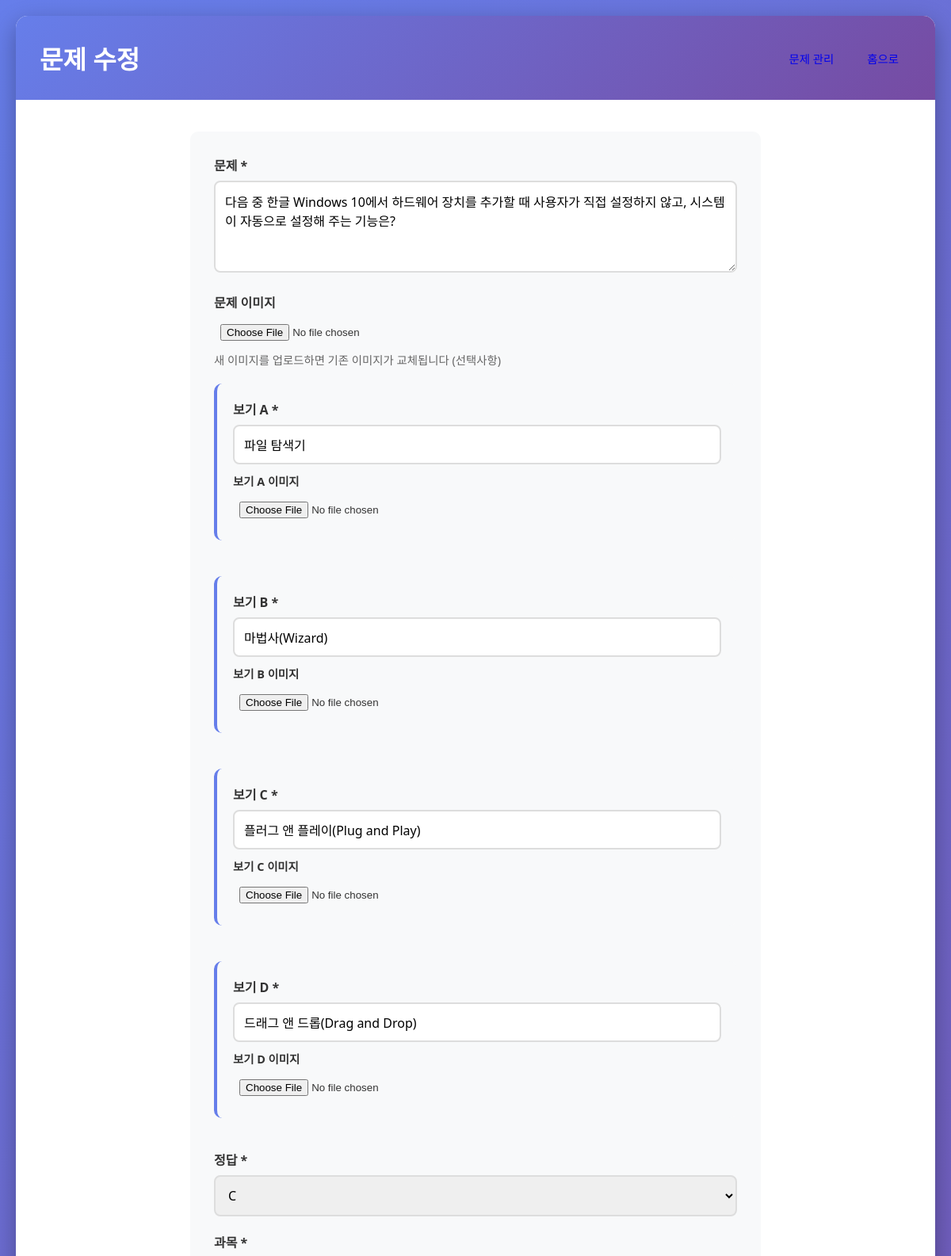
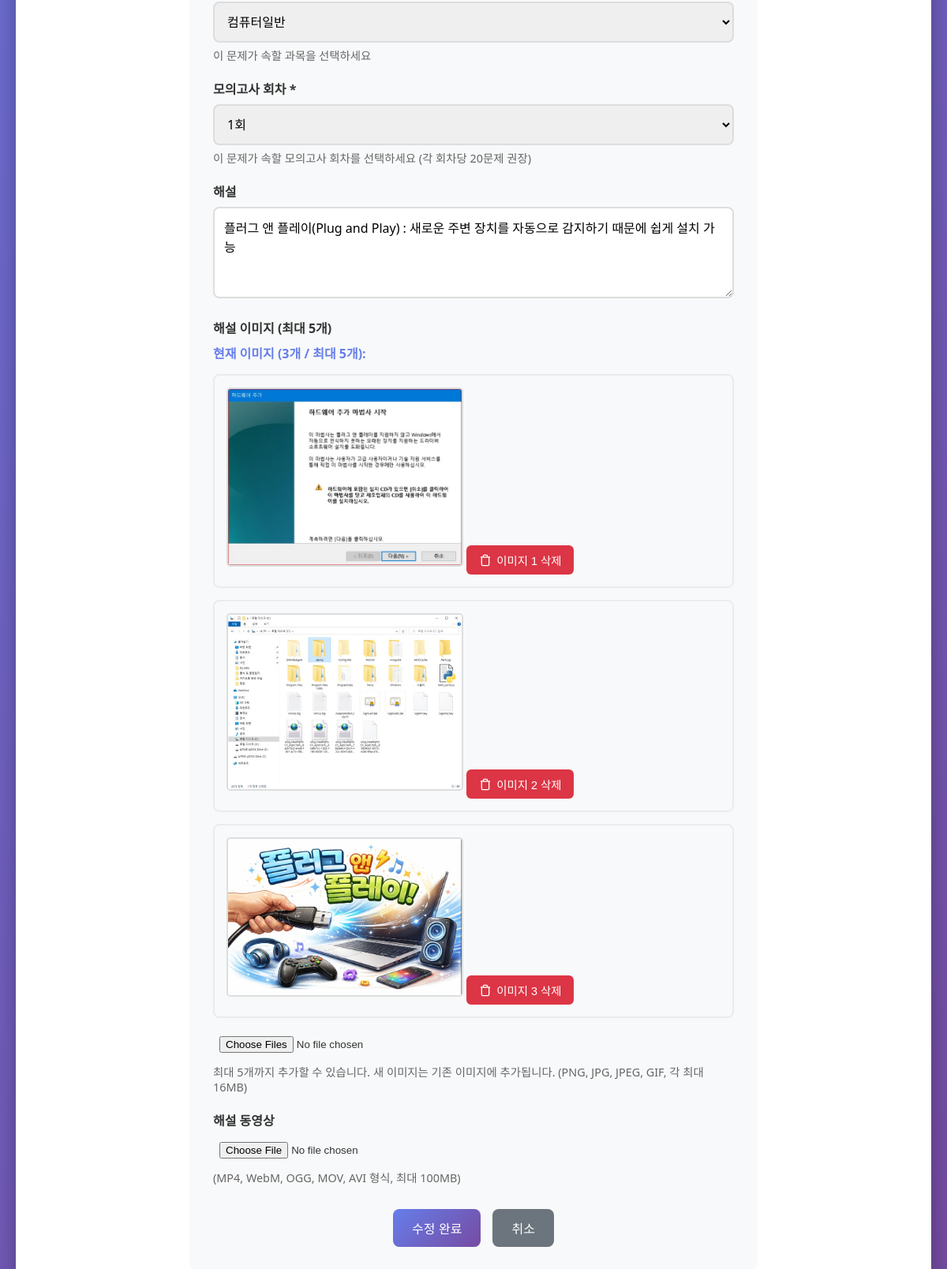
The page /admin/edit/3 on the database its author committed (2 pictures, top to bottom).
### tables this page shows
CREATE TABLE questions (
            id INTEGER PRIMARY KEY AUTOINCREMENT,
            question_text TEXT NOT NULL,
            option_a TEXT NOT NULL,
            option_b TEXT NOT NULL,
            option_c TEXT NOT NULL,
            option_d TEXT NOT NULL,
            correct_answer TEXT NOT NULL,
            explanation TEXT,
            explanation_image TEXT
        , exam_set INTEGER DEFAULT 1, question_image TEXT, option_a_image TEXT, option_b_image TEXT, option_c_image TEXT, option_d_image TEXT, explanation_images TEXT, subject_id INTEGER, explanation_video TEXT);

CREATE TABLE subjects (
            id INTEGER PRIMARY KEY AUTOINCREMENT,
            name TEXT NOT NULL UNIQUE,
            description TEXT,
            created_at TIMESTAMP DEFAULT CURRENT_TIMESTAMP
        );

### app.py (the view, shortened to what this page needs)
@app.route('/admin/edit/<int:question_id>', methods=['GET', 'POST'])
def edit_question(question_id):
    question = db.get_question_by_id(question_id)
    subjects = db.get_all_subjects()
    return render_template('edit_question.html', question=question, subjects=subjects)

### database.py (called while the page is built)
def get_question_by_id(question_id):
    conn = sqlite3.connect(DATABASE_PATH)
    conn.row_factory = sqlite3.Row
    cursor = conn.cursor()
    cursor.execute('SELECT * FROM questions WHERE id = ?', (question_id,))
    question = cursor.fetchone()
    conn.close()
    return question

def get_all_subjects():
    conn = sqlite3.connect(DATABASE_PATH)
    conn.row_factory = sqlite3.Row
    cursor = conn.cursor()
    cursor.execute('SELECT * FROM subjects ORDER BY id')
    subjects = cursor.fetchall()
    conn.close()
    return subjects

### templates/edit_question.html (shortened to what this page needs)
<!DOCTYPE html>
<html lang="ko">
<head>
    <link rel="stylesheet" href="{{ url_for('static', filename='css/style.css') }}">
</head>
<body>
    <div class="container">
        <header>
            <h1>문제 수정</h1>
            <nav>
                <a href="{{ url_for('admin') }}" class="btn btn-small">문제 관리</a>
                <a href="{{ url_for('index') }}" class="btn btn-small">홈으로</a>
            </nav>
        </header>
        <main class="form-content">
            <form method="POST" enctype="multipart/form-data" class="question-form">
                <div class="form-group">
                    <label for="question_text">문제 *</label>
                    <textarea id="question_text" name="question_text" rows="4" required>{{ question.question_text }}</textarea>
                </div>
                <div class="form-group">
                    <label for="question_image">문제 이미지</label>
                    <input type="file" id="question_image" name="question_image" accept="image/*">
                    <small>새 이미지를 업로드하면 기존 이미지가 교체됩니다 (선택사항)</small>
                </div>
                <div class="option-section">
                    <div class="form-group">
                        <label for="option_a">보기 A *</label>
                        <input type="text" id="option_a" name="option_a" required value="{{ question.option_a }}">
                        <label for="option_a_image" class="image-label">보기 A 이미지</label>
                        <input type="file" id="option_a_image" name="option_a_image" accept="image/*">
                    </div>
                    <div class="form-group">
                        <label for="option_b">보기 B *</label>
                        <input type="text" id="option_b" name="option_b" required value="{{ question.option_b }}">
                        <label for="option_b_image" class="image-label">보기 B 이미지</label>
                        <input type="file" id="option_b_image" name="option_b_image" accept="image/*">
                    </div>
                    <div class="form-group">
                        <label for="option_c">보기 C *</label>
                        <input type="text" id="option_c" name="option_c" required value="{{ question.option_c }}">
                        <label for="option_c_image" class="image-label">보기 C 이미지</label>
                        <input type="file" id="option_c_image" name="option_c_image" accept="image/*">
                    </div>
                    <div class="form-group">
                        <label for="option_d">보기 D *</label>
                        <input type="text" id="option_d" name="option_d" required value="{{ question.option_d }}">
                        <label for="option_d_image" class="image-label">보기 D 이미지</label>
                        <input type="file" id="option_d_image" name="option_d_image" accept="image/*">
                    </div>
                </div>
                <div class="form-group">
                    <label for="correct_answer">정답 *</label>
                    <select id="correct_answer" name="correct_answer" required>
                        <option value="C" {% if question.correct_answer == 'C' %}selected{% endif %}>C</option>
                    </select>
                </div>
                <div class="form-group">
                    <label for="subject_id">과목 *</label>
                    <select id="subject_id" name="subject_id" required>
                        {% for subject in subjects %}
                        <option value="{{ subject.id }}" {% if question.subject_id == subject.id %}selected{% endif %}>{{ subject.name }}</option>
                        {% endfor %}
                    </select>
                    <small>이 문제가 속할 과목을 선택하세요</small>
                </div>
                <div class="form-group">
                    <label for="exam_set">모의고사 회차 *</label>
                    <select id="exam_set" name="exam_set" required>
                        <option value="1" {% if question.exam_set == 1 %}selected{% endif %}>1회</option>
                    </select>
                    <small>이 문제가 속할 모의고사 회차를 선택하세요 (각 회차당 20문제 권장)</small>
                </div>
                <div class="form-group">
                    <label for="explanation">해설</label>
                    <textarea id="explanation" name="explanation" rows="4">{{ question.explanation }}</textarea>
                </div>
                <div class="form-group">
                    <label for="explanation_images">해설 이미지 (최대 5개)</label>
                    {% if question.explanation_images %}
                        {% set images = question.explanation_images.split('|') %}
                        <div class="current-images-grid">
                            <p>현재 이미지 (<span id="current-image-count">{{ images|length }}</span>개 / 최대 5개):</p>
                            {% for img in images %}
                                {% if img %}
                                <div class="current-image" id="explanation-image-{{ loop.index0 }}">
                                    <img src="{{ url_for('static', filename=img) }}" alt="해설 이미지 {{ loop.index }}" style="max-width: 300px;">
                                    <button type="button" class="btn-delete-image" onclick="deleteExplanationImage({{ question.id }}, {{ loop.index0 }})">
                                        <svg width="16" height="16" viewBox="0 0 24 24" fill="none" stroke="currentColor" stroke-width="2">
                                            <polyline points="3 6 5 6 21 6"></polyline>
                                            <path d="M19 6v14a2 2 0 01-2 2H7a2 2 0 01-2-2V6m3 0V4a2 2 0 012-2h4a2 2 0 012 2v2"></path>
                                        </svg>
                                        이미지 {{ loop.index }} 삭제
                                    </button>
                                </div>
                                {% endif %}
                            {% endfor %}
                        </div>
                    {% else %}
                        <script>
                            let currentImageCount = 0;
                        </script>
                    {% endif %}
                    <input type="file" id="explanation_images" name="explanation_images" accept="image/*" multiple>
                    <small>최대 5개까지 추가할 수 있습니다. 새 이미지는 기존 이미지에 추가됩니다. (PNG, JPG, JPEG, GIF, 각 최대 16MB)</small>
                </div>
                <div class="form-group">
                    <label for="explanation_video">해설 동영상</label>
                    <input type="file" id="explanation_video" name="explanation_video" accept="video/*">
                    <small>{% if question.explanation_video %}새 동영상을 업로드하면 기존 동영상이 교체됩니다. {% endif %}(MP4, WebM, OGG, MOV, AVI 형식, 최대 100MB)</small>
                </div>
                <div class="form-actions">
                    <button type="submit" class="btn btn-primary">수정 완료</button>
                    <a href="{{ url_for('admin') }}" class="btn btn-secondary">취소</a>
                </div>
            </form>
        </main>
    </div>
</body>
</html>

### static/css/style.css (style rules this page uses)
* { margin: 0; padding: 0; box-sizing: border-box; }
body { font-family: 'Segoe UI', Tahoma, Geneva, Verdana, sans-serif; background: linear-gradient(135deg, #667eea 0%, #764ba2 100%); min-height: 100vh; padding: 20px; color: #333; }
.container { max-width: 1200px; margin: 0 auto; background: white; border-radius: 15px; box-shadow: 0 10px 30px rgba(0, 0, 0, 0.3); overflow: hidden; }
header { background: linear-gradient(135deg, #667eea 0%, #764ba2 100%); color: white; padding: 30px; display: flex; justify-content: space-between; align-items: center; }
header h1 { font-size: 2em; font-weight: 600; }
header nav { display: flex; gap: 10px; }
main { padding: 40px; }
.btn { display: inline-flex; align-items: center; gap: 8px; padding: 12px 24px; border: none; border-radius: 8px; font-size: 1em; font-weight: 500; text-decoration: none; cursor: pointer; transition: all 0.3s ease; }
.btn-primary { background: linear-gradient(135deg, #667eea 0%, #764ba2 100%); color: white; }
.btn-secondary { background: #6c757d; color: white; }
.btn-small { padding: 8px 16px; font-size: 0.9em; }
.image-label { display: block; margin-top: 10px; font-size: 0.9em; color: #666; font-weight: normal; }
.option-section { display: flex; flex-direction: column; gap: 25px; margin: 20px 0; }
.option-section .form-group { background: #f8f9fa; padding: 20px; border-radius: 10px; border-left: 4px solid #667eea; }
.form-content { max-width: 800px; margin: 0 auto; }
.question-form { background: #f8f9fa; padding: 30px; border-radius: 10px; }
.form-group { margin-bottom: 20px; }
.form-group label { display: block; margin-bottom: 8px; font-weight: 600; color: #333; }
.form-group input[type="text"], .form-group textarea, .form-group select { width: 100%; padding: 12px; border: 2px solid #ddd; border-radius: 8px; font-size: 1em; font-family: inherit; transition: border-color 0.3s; }
.form-group input[type="file"] { padding: 8px; }
.form-group small { display: block; margin-top: 5px; color: #666; font-size: 0.9em; }
.form-actions { display: flex; gap: 15px; justify-content: center; margin-top: 30px; }
.current-image { margin-bottom: 15px; padding: 15px; background: white; border-radius: 8px; }
.current-image img { border-radius: 5px; border: 2px solid #ddd; }
.current-images-grid { margin-bottom: 15px; }
.current-images-grid > p { font-weight: 600; margin-bottom: 15px; color: #667eea; }
.current-images-grid .current-image { margin-bottom: 15px; padding: 15px; background: #f8f9fa; border-radius: 8px; border: 2px solid #e9ecef; }
.btn-delete-image { display: inline-flex; align-items: center; gap: 6px; margin-top: 10px; padding: 8px 16px; background: #dc3545; color: white; border: none; border-radius: 6px; font-size: 0.9em; font-weight: 500; cursor: pointer; transition: all 0.3s ease; }
.btn-delete-image svg { flex-shrink: 0; }

### rows shown on the page
questions: question_text "다음 중 한글 Windows 10에서 하드웨어 장치를 추가할 때 사용자가 직접 설정하지 않고, 시스템이 자동으로 설정해 주는 기능은?", option_a "파일 탐색기", option_b "마법사(Wizard)", option_c "플러그 앤 플레이(Plug and Play)", option_d "드래그 앤 드롭(Drag and Drop)", correct_answer "C", subject_id "컴퓨터일반", exam_set "1회", explanation "플러그 앤 플레이(Plug and Play) : 새로운 주변 장치를 자동으로 감지하기 때문에 쉽게 설치 가능"

### other values the page prints
{{ images|length }} "3"
